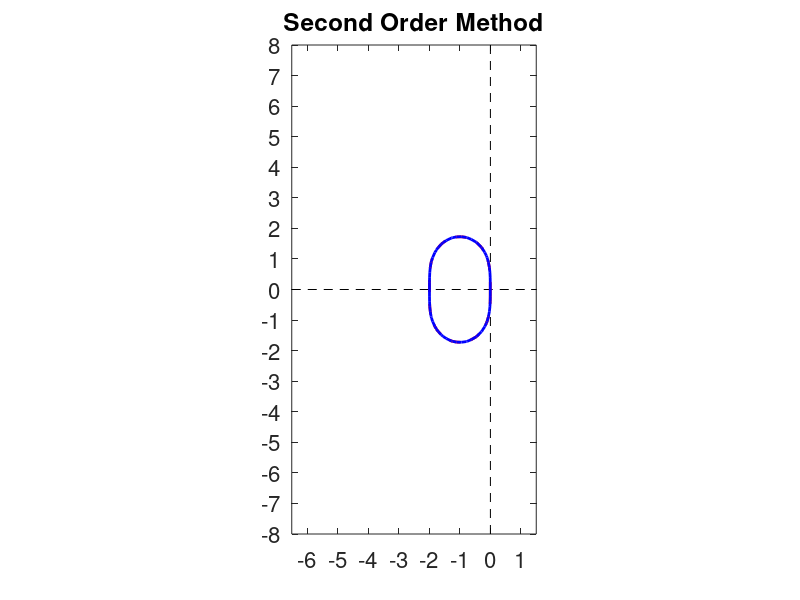
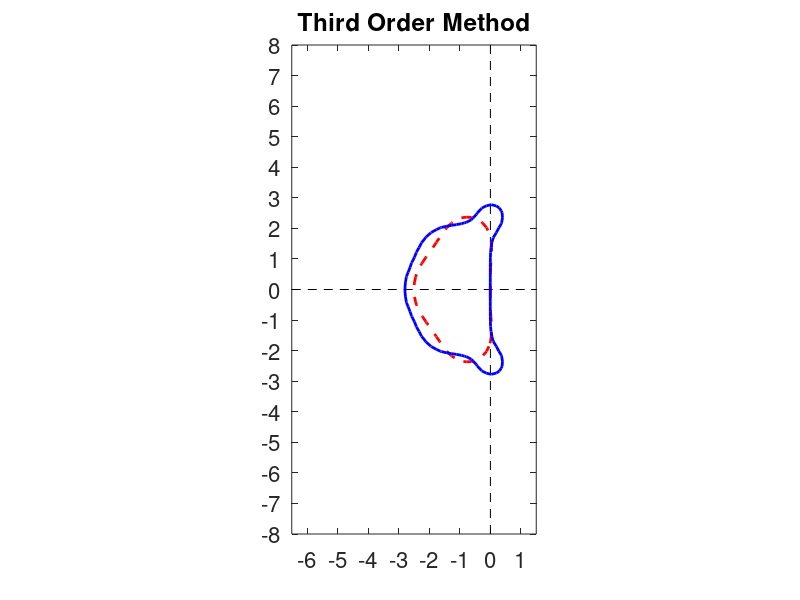
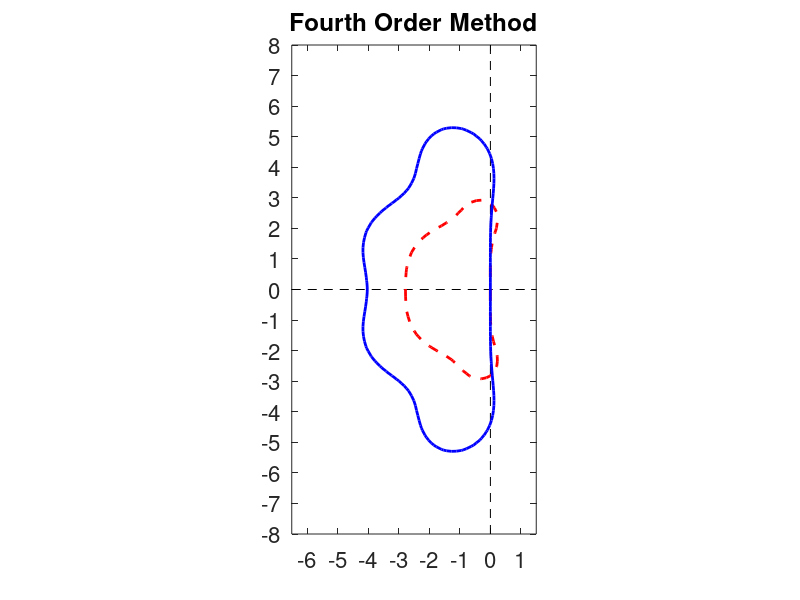
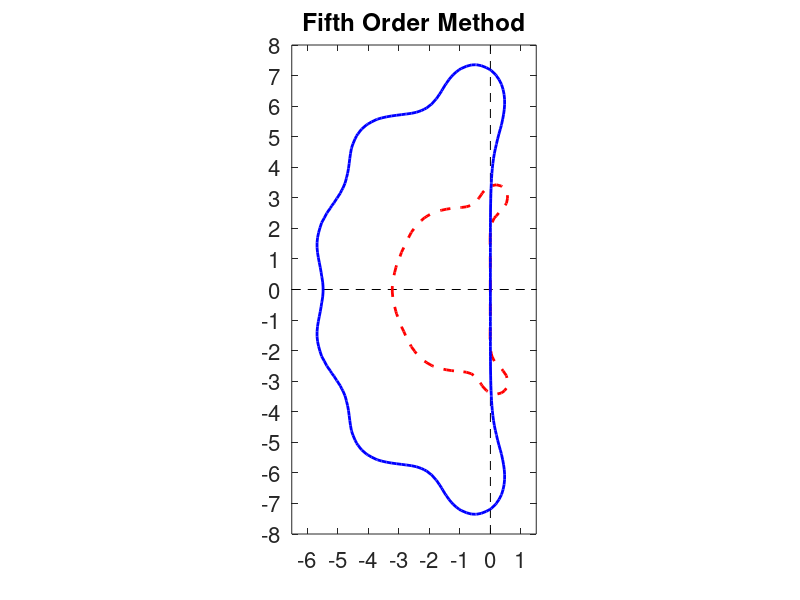

Write the MATLAB code that produced these figures, in order.
% Copywright: James Rossmanith - University of Wisconsin - Madison

% Stability regions of various methods
clear;

N=100;
xt=linspace(-6.5,1.5,N/2);
yt=linspace(-8,8,N);

[x,y]=meshgrid(xt,yt);

z = x + sqrt(-1)*y;

% Euler
Ax = real(1+z);
Ay = imag(1+z);
Am1 = (Ax.^2 + Ay.^2);

% RK2
Ax = real(1+z+0.5*z.^2);
Ay = imag(1+z+0.5*z.^2);
Am2 = (Ax.^2 + Ay.^2);

% RK3
Ax = real(1+z+0.5*z.^2+z.^3/6);
Ay = imag(1+z+0.5*z.^2+z.^3/6);
Am3 = (Ax.^2 + Ay.^2);

% RK4
Ax = real(1+z+0.5*z.^2+z.^3/6+z.^4/24);
Ay = imag(1+z+0.5*z.^2+z.^3/6+z.^4/24);
Am4 = (Ax.^2 + Ay.^2);

% RK5
Ax = real(1+z+0.5*z.^2+z.^3/6+z.^4/24+z.^5/120);
Ay = imag(1+z+0.5*z.^2+z.^3/6+z.^4/24+z.^5/120);
Am5 = (Ax.^2 + Ay.^2);


%%%%%%%%%%%%%%%%%%%%%
% SDC 2
%%%%%%%%%%%%%%%%%%%%%
Ustar = (1+z);
err = 1 - Ustar + (z./2) .* (1 + Ustar);
Ax = real(Ustar + err);
Ay = imag(Ustar + err);
Asdc2 = (Ax.^2 + Ay.^2);


%%%%%%%%%%%%%%%%%%%%%
% SDC 3
%%%%%%%%%%%%%%%%%%%%%
Morder = 3;

z = (x + sqrt(-1)*y)./2;
u(:,:,1) = ones(size(z));
err(:,:,1) = zeros(size(z));
for n=1:(Morder-1)
    u(:,:,n+1) = (1+z).*u(:,:,n);
end

for k=1:(Morder)
    
    IU(:,:,1) = (z./12).*( -u(:,:,3) + 8.*u(:,:,2) + 5.*u(:,:,1) );
    
    IU(:,:,2) = (z./12).*( -u(:,:,1) + 8.*u(:,:,2) + 5.*u(:,:,3) );

    for n=1:(Morder-1)
        err(:,:,n+1) = (1+z).*err(:,:,n) - (u(:,:,n+1)-u(:,:,n)) ...
            + IU(:,:,n);
    end

    u = u + err;
    
end

Ax = real( u(:,:,Morder) );
Ay = imag( u(:,:,Morder) );
Asdc3 = (Ax.^2 + Ay.^2);


%%%%%%%%%%%%%%%%%%%%%
% SDC 4
%%%%%%%%%%%%%%%%%%%%%
Morder = 4;

z = (x + sqrt(-1)*y)./3;

zz(:,:,1) = 3/4 * z;
zz(:,:,2) = 6/4 * z;
zz(:,:,3) = 3/4 * z;

u(:,:,1) = ones(size(z));
err(:,:,1) = zeros(size(z));
for n=1:(Morder-1)
    u(:,:,n+1) = ( 1 + zz(:,:,n) ).*u(:,:,n);
end

for k=1:(Morder-1)
            
    IU(:,:,1) =  (1/576).*z.*(59*u(:,:,1) + 94*u(:,:,2) + 5*u(:,:,4) - 14*u(:,:,3));
    IU(:,:,2) = -(1/36).*z.*(2*u(:,:,1) - 11*u(:,:,2) + 2*u(:,:,4) - 11*u(:,:,3));
    IU(:,:,3) =  (1/576).*z.*(5*u(:,:,1) - 14*u(:,:,2) + 59*u(:,:,4) + 94*u(:,:,3));

    for n=1:(Morder-1)
        err(:,:,n+1) = ( 1 + zz(:,:,n) ).*err(:,:,n) - (u(:,:,n+1)-u(:,:,n)) ...
            + IU(:,:,n);
    end

    u = u + err;
    
end

Ax = real( u(:,:,Morder) );
Ay = imag( u(:,:,Morder) );
Asdc4 = (Ax.^2 + Ay.^2);


%%%%%%%%%%%%%%%%%%%%%
% SDC 5
%%%%%%%%%%%%%%%%%%%%%
Morder = 5;

z = (x + sqrt(-1)*y)./4;

zz(:,:,1) = (2-sqrt(2))*z;
zz(:,:,2) = sqrt(2)*z;
zz(:,:,3) = sqrt(2)*z;
zz(:,:,4) = (2-sqrt(2))*z;

u(:,:,1) = ones(size(z));
err(:,:,1) = zeros(size(z));
for n=1:(Morder-1)
    u(:,:,n+1) = ( 1 + zz(:,:,n) ).*u(:,:,n);
end

for k=1:(Morder-1)                              
    
    IU(:,:,1) = (z./480).*((23+4*sqrt(2))*u(:,:,1)+(-13*sqrt(2)+64)*u(:,:,2)+...
        (-72*sqrt(2)+96)*u(:,:,3)+(-43*sqrt(2)+64)*u(:,:,4)+...
        (-7+4*sqrt(2))*u(:,:,5));

    IU(:,:,2) = (sqrt(2)*z./960).*((-8-15*sqrt(2))*u(:,:,1)+146*u(:,:,2)+...
        144*u(:,:,3)-34*u(:,:,4)+...
        (-8+15*sqrt(2))*u(:,:,5));

    IU(:,:,3) = (sqrt(2)*z./960).*((-8+15*sqrt(2))*u(:,:,1)-34*u(:,:,2)+...
        144*u(:,:,3)+146*u(:,:,4)+...
        (-8-15*sqrt(2))*u(:,:,5));

    IU(:,:,4) = (z./480).*((-7+4*sqrt(2))*u(:,:,1)+(-43*sqrt(2)+64)*u(:,:,2)+...
        (-72*sqrt(2)+96)*u(:,:,3)+(-13*sqrt(2)+64)*u(:,:,4)+...
        (23+4*sqrt(2))*u(:,:,5));
                              

    for n=1:(Morder-1)
        err(:,:,n+1) = ( 1 + zz(:,:,n) ).*err(:,:,n) - (u(:,:,n+1)-u(:,:,n)) ...
            + IU(:,:,n);
    end

    u = u + err;
    
end

Ax = real( u(:,:,Morder) );
Ay = imag( u(:,:,Morder) );
Asdc5 = (Ax.^2 + Ay.^2);


%figure(1)
%clf
%contour(x,y,Am1,[1 1],'r');
%axis('equal');
%axis([-6.5 1.5 -8 8]);
%hold on;
%contour(x,y,Am2,[1 1],'g');
%contour(x,y,Am3,[1 1],'b');
%contour(x,y,Am4,[1 1],'r');
%contour(x,y,Am5,[1 1],'g');
%hold off;
%axis on; grid on; box on;
%set(gca,'fontsize',16);
%set(gca,'xtick',-9:1:3);
%set(gca,'ytick',-8:1:8);

%figure(2)
%clf
%contour(x,y,Am1,[1 1],'r');
%axis('equal');
%axis([-6.5 1.5 -8 8]);
%hold on;
%contour(x,y,Asdc2,[1 1],'g');
%contour(x,y,Asdc3,[1 1],'b');
%contour(x,y,Asdc4,[1 1],'r');
%contour(x,y,Asdc5,[1 1],'g');
%hold off;
%axis on; grid on; box on;
%set(gca,'fontsize',16);
%set(gca,'xtick',-9:1:3);
%set(gca,'ytick',-8:1:8);

%figure(3)
%clf
for k=1:4
    %figure(3)
    %subplot(1,4,k);
    figure(k)
    plot([-6.5 1.5],[0 0],'k--');
    hold on;
    plot([0 0],[-8 8],'k--');
    if k==1
        [tmp,c1]=contour(x,y,Am2,[1 1],'r--');
        hold on;
        [tmp,c2]=contour(x,y,Asdc2,[1 1],'b');
        t1=title('Second Order Method');
    elseif k==2
        [tmp,c1]=contour(x,y,Am3,[1 1],'r--');
        hold on;
        [tmp,c2]=contour(x,y,Asdc3,[1 1],'b');
        t1=title('Third Order Method');
    elseif k==3
        [tmp,c1]=contour(x,y,Am4,[1 1],'r--');
        hold on;
        [tmp,c2]=contour(x,y,Asdc4,[1 1],'b');
        t1=title('Fourth Order Method');
    else
        [tmp,c1]=contour(x,y,Am5,[1 1],'r--');
        hold on;
        [tmp,c2]=contour(x,y,Asdc5,[1 1],'b');
        t1=title('Fifth Order Method');
    end   
    set(c1,'linewidth',2);
    set(c2,'linewidth',2);
    set(t1,'fontsize',16);
    hold off;
    axis('equal');
    axis([-6.5 1.5 -8 8]);
    axis on; grid off; box on;
    set(gca,'fontsize',16); 
    set(gca,'xtick',-9:1:3);    
    set(gca,'ytick',-8:1:8);
end

figure(1);
